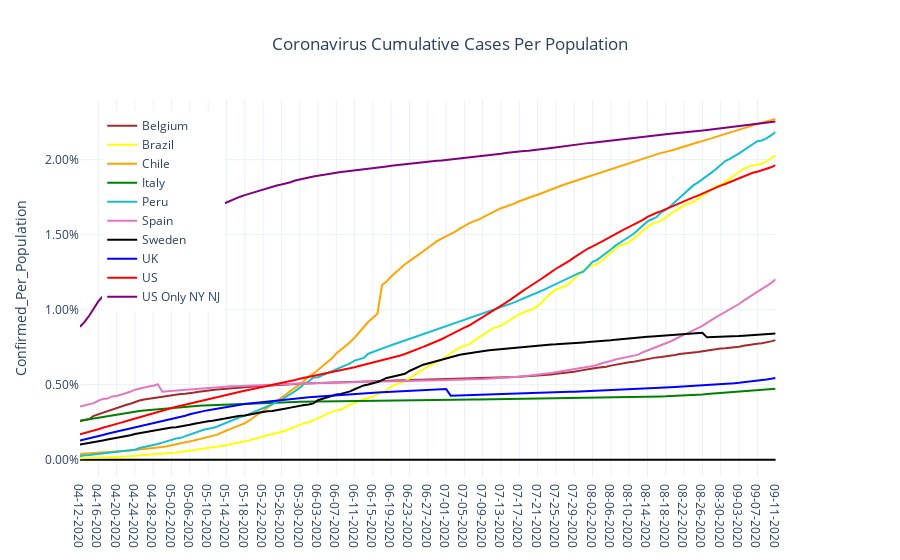

Notebook cell for this chart:
### Code cell
fig = make_subplots(specs=[[{'secondary_y':True}]])
for mycountry in countries_list:
    fig.add_trace(go.Scatter(x=country_df[country_df['Country_Region']==mycountry]['Date'],
                               y=country_df[country_df['Country_Region']==mycountry]['Confirmed_Per_Population'],
                               name = rename_dict[mycountry],
                               line = {'color':colors_dict[mycountry]}),
                  secondary_y = False)
#    fig.add_trace(go.Scatter(x=country_df[country_df['Country_Region']==mycountry]['Date'],
#                               y=country_df[country_df['Country_Region']==mycountry]['People_Tested_Per_Population'],
#                               name = rename_dict[mycountry] + ' Tests',
#                               line = {'color':colors_dict[mycountry],
#                                      'dash':'dash'},
#                               opacity = 0.25),
#                  secondary_y = True)
fig.update_layout(showlegend = True,
                legend= dict(x=0.03,y=0.97),
                title='Coronavirus Cumulative Cases Per Population',
                title_x=0.5,
                yaxis={'title':'Confirmed_Per_Population',
                       'tickformat':'.2%',
                       'zeroline':True,'zerolinecolor':'#000000','zerolinewidth':2.0},
                template = 'plotly_white')
#fig.update_yaxes(title_text='People_Tested_Per_Population',secondary_y=True,tickformat='.1%')
fig.show()
fig.write_image(r'C:\__YOUTUBE__\__POLITICS__\Coronavirus\outputdata\W2-CV_Cum_Cases_Per_Population.png',width = 852,height = 480)

### Figure 1 — Plotly figure (JSON) as saved in the notebook; plotly's stock layout.template omitted (floating-point values rounded to 4 significant figures; data arrays with more than 128 entries replaced by an {"elided": "..."} marker saying what was removed)
{"data": [{"line": {"color": "brown"}, "name": "Belgium", "type": "scatter", "x": {"elided": "153 str values"}, "xaxis": "x", "y": {"elided": "153 float values"}, "yaxis": "y"}, {"line": {"color": "yellow"}, "name": "Brazil", "type": "scatter", "x": {"elided": "153 str values"}, "xaxis": "x", "y": {"elided": "153 float values"}, "yaxis": "y"}, {"line": {"color": "orange"}, "name": "Chile", "type": "scatter", "x": {"elided": "153 str values"}, "xaxis": "x", "y": {"elided": "153 float values"}, "yaxis": "y"}, {"line": {"color": "green"}, "name": "Italy", "type": "scatter", "x": {"elided": "153 str values"}, "xaxis": "x", "y": {"elided": "153 float values"}, "yaxis": "y"}, {"line": {"color": "#17becf"}, "name": "Peru", "type": "scatter", "x": {"elided": "153 str values"}, "xaxis": "x", "y": {"elided": "153 float values"}, "yaxis": "y"}, {"line": {"color": "#e377c2"}, "name": "Spain", "type": "scatter", "x": {"elided": "153 str values"}, "xaxis": "x", "y": {"elided": "153 float values"}, "yaxis": "y"}, {"line": {"color": "black"}, "name": "Sweden", "type": "scatter", "x": {"elided": "153 str values"}, "xaxis": "x", "y": {"elided": "153 float values"}, "yaxis": "y"}, {"line": {"color": "blue"}, "name": "UK", "type": "scatter", "x": {"elided": "153 str values"}, "xaxis": "x", "y": {"elided": "153 float values"}, "yaxis": "y"}, {"line": {"color": "red"}, "name": "US", "type": "scatter", "x": {"elided": "153 str values"}, "xaxis": "x", "y": {"elided": "153 float values"}, "yaxis": "y"}, {"line": {"color": "purple"}, "name": "US Only NY NJ", "type": "scatter", "x": {"elided": "153 str values"}, "xaxis": "x", "y": {"elided": "153 float values"}, "yaxis": "y"}], "layout": {"legend": {"x": 0.03, "y": 0.97}, "showlegend": true, "title": {"text": "Coronavirus Cumulative Cases Per Population", "x": 0.5}, "xaxis": {"anchor": "y", "domain": [0, 0.94]}, "yaxis": {"anchor": "x", "domain": [0, 1], "tickformat": ".2%", "title": {"text": "Confirmed_Per_Population"}, "zeroline": true, "zerolinecolor": "#000000", "zerolinewidth": 2}, "yaxis2": {"anchor": "x", "overlaying": "y", "side": "right"}}}
